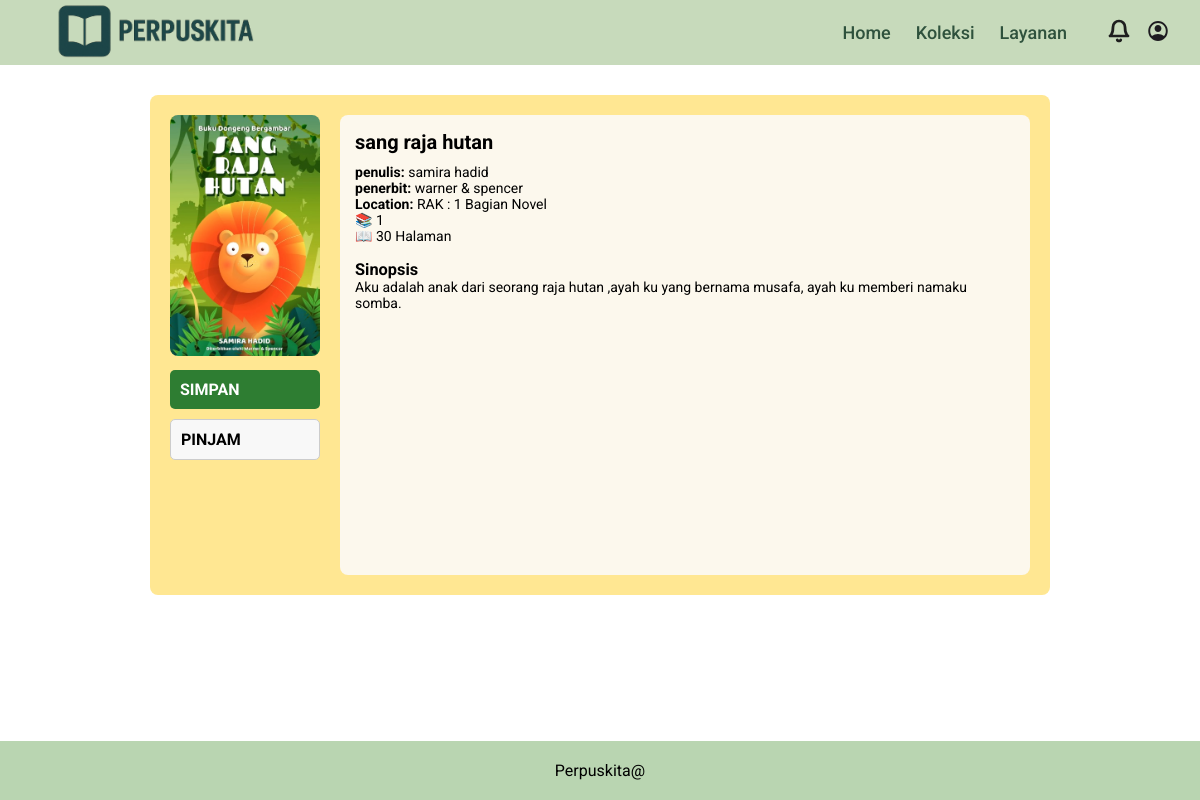
/perpusimk/pages/book.php?id=1, run on the app's committed database.
### tables this page shows
CREATE TABLE `buku` (
  `id_buku` int(11) NOT NULL,
  `judul` varchar(255) NOT NULL,
  `penulis` varchar(255) NOT NULL,
  `penerbit` varchar(255) NOT NULL,
  `halaman` int(11) NOT NULL,
  `location` varchar(255) NOT NULL,
  `kategori` varchar(255) NOT NULL,
  `sipnosis` varchar(255) NOT NULL,
  `cover` varchar(255) NOT NULL
);

### perpusimk/pages/book.php (the view, shortened to what this page needs)
<?php
include '../php/db.php';
$id_buku = isset($_GET['id']) ? intval($_GET['id']) : 0;
$stmt = $conn->prepare("SELECT * FROM buku WHERE id_buku = ?");
$stmt->bind_param("i", $id_buku);
$stmt->execute();
$result = $stmt->get_result();
$buku = $result->fetch_assoc();
?>
<!DOCTYPE html>
<html lang="id">
<head>
  <link rel="stylesheet" href="/perpusimk/css/book.css" />
</head>
<body>
  <header class="header">
    <div class="header-left">
      <img src="/perpusimk/img/chat-gpt-image-29-apr-2025-21-23-28-20.png" alt="Logo" class="logo-icon" />
    </div>
    <div class="header-right">
    <div class="header-right">
      <nav class="nav-menu">
        <a class="nav-item" href="/perpusimk/index.php">Home</a>
        <a class="nav-item" href="/perpusimk/pages/koleksi.php">Koleksi</a>
        <a class="nav-item" href="/perpusimk/pages/layanan.html">Layanan</a>
      </nav>
    </div>
    <div class="icons">
      <a href="/perpusimk/notifikasi.html">
        <img src="/perpusimk/img/bell0.svg" alt="Notifikasi" class="icon" />
      </a>
      <a href="/perpusimk/pages/profil.php">
        <img src="/perpusimk/img/account-circle0.svg" alt="User" class="icon" />
      </a>
    </div>
  </header>
  <main>
    <div class="container">
      <div class="cover">
        <img src="/perpusimk/img/<?= htmlspecialchars($buku['cover']) ?>" alt="<?= htmlspecialchars($buku['judul']) ?>">
        <a href="../php/bukusimpan.php?id=<?= $buku['id_buku'] ?>" class="btn simpan">SIMPAN</a>
        <a href="../pages/frompeminjaman.php?id=<?= $buku['id_buku'] ?>" class="btn pinjam">PINJAM</a>
      </div>
      <div class="detail">
        <h2><?= htmlspecialchars($buku['judul']) ?></h2>
        <p><strong>penulis:</strong> <?= htmlspecialchars($buku['penulis']) ?><br>
        <strong>penerbit:</strong> <?= htmlspecialchars($buku['penerbit']) ?></p>
        <strong>Location:</strong> <?= htmlspecialchars($buku['location']) ?></p>
        <p>📚 <?= htmlspecialchars($buku['id_buku']) ?></p>
        <p>📖 <?= htmlspecialchars($buku['halaman']) ?> Halaman</p>
        <br>
        <div class="sipnosis">
          <h3>Sinopsis</h3>
          <p><?= htmlspecialchars($buku['sipnosis']) ?></p>
        </div>
      </div>
    </div>
  </main>
  <footer class="footer">
    <p>Perpuskita@</p>
  </footer>
</body>
</html>

### perpusimk/css/book.css (style rules this page uses)
* { box-sizing: border-box; margin: 0; padding: 0; }
body { font-family: "Roboto", sans-serif; position: relative; min-height: 100vh; background-color: #ffffff; }
.header { background-color: rgba(197, 217, 184, 0.95); height: 65px; display: flex; justify-content: space-between; align-items: center; padding: 0 30px; position: relative; z-index: 1; }
.header-left { display: flex; align-items: center; gap: 10px; }
.logo-icon { width: 250px; height: auto; }
.header-right { display: flex; align-items: center; gap: 40px; }
.nav-menu { display: flex; gap: 25px; }
.nav-item { font-size: 18px; font-weight: 500; color: #2f523d; cursor: pointer; transition: color 0.3s ease; text-decoration: none; }
.icons { display: flex; align-items: center; gap: 15px; }
.icon { width: 24px; height: 24px; cursor: pointer; }
main { padding: 30px 20px; }
.container { display: flex; gap: 20px; background: #ffe792; padding: 20px; border-radius: 8px; width: 900px; height: 500px; margin: 0 auto; }
.cover img { width: 150px; border-radius: 8px; }
.btn { display: block; width: 100%; margin-top: 10px; padding: 10px; font-weight: bold; border: none; border-radius: 5px; cursor: pointer; }
.simpan { background-color: #2e7d32; color: white; text-decoration: none; }
.pinjam { background-color: #f8f8f8; border: 1px solid #ccc; text-decoration: none; color: black; }
.detail { flex-grow: 1; background-color: #fcf8ed; padding: 15px; border-radius: 8px; font-size: 14px; }
.detail h2 { margin-bottom: 10px; font-size: 20px; }
.footer { background-color: #b9d5b1; text-align: center; padding: 20px; width: 100%; position: fixed; bottom: 0; }

### data on the page
buku: cover+judul (picture), judul "sang raja hutan", penulis "samira hadid", penerbit "warner & spencer", location "RAK : 1 Bagian Novel", id_buku "1", halaman "30", sipnosis "Aku adalah anak dari seorang raja hutan ,ayah ku yang bernama musafa, ayah ku memberi namaku somba."
